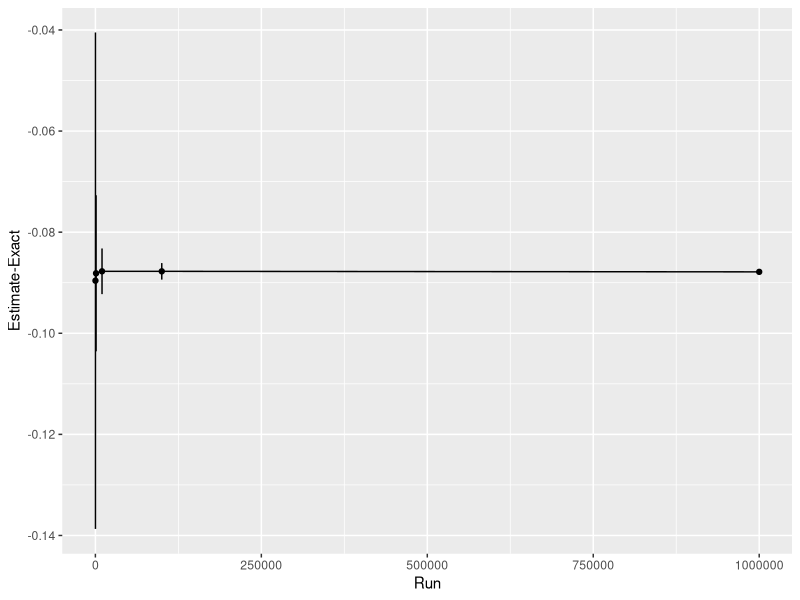
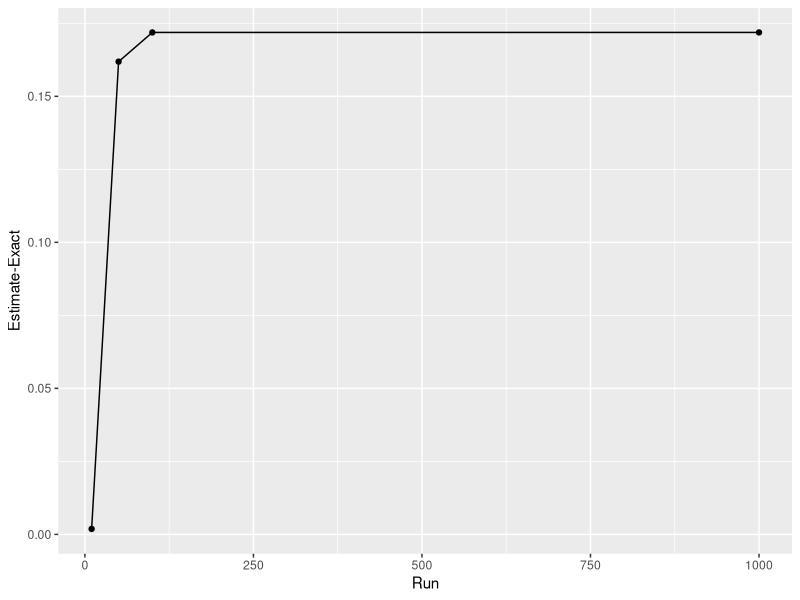

The R source for these figures, in order:
## This script is supposed to go along with a tutorial on monte carlo simulations and maximum likelihood estimators. 

# Q: Why is it 10 * √2π and not 4 * √2π?

# Goal: Estimating integral 1 up to 4 of Gamma ~ (1, 2) without calculus but with the Monte Carlo simulation method.

# How we will do it: Generate random samples from our gamma distribution of which we want to know some integral
# (some probability), then count the number of cases within a sample falling into the specified range 
# (that defines the integral) and divide them by the respective sample size. Compute the mean difference of the
# repeats from the previously computed accurate integral under the Gamma distribution (mc_exact) and its 
# standard deviation.

library(ggplot2)

# EX(modified)
reps <- 100 # number of repeats 
mc_exact = pgamma(q=4, shape=1, scale=2) - pgamma(q=1, shape=1, scale=2) 

accuracy_n <- matrix( 
  integer(10),         # the data elements 
  nrow=5,              # number of rows 
  ncol=3,              # number of columns 
  byrow = TRUE)        # fill matrix by rows 

n_samples <- c(100, 1000, 10000, 100000, 1000000) # sample sizes

for (r in 1:nrow(accuracy_n)) {
  mc_integral <- integer(reps) # vector with 100 entries
  
  for (rep in 1:reps) {
    sims <- rgamma(n_samples[r], shape = 1, scale = 2) # simulate n_samples samples from a Gamma distribution 
                                                       # with above specified properties
    
    mc_integral[rep] <- sum(sims >= 1 & sims <= 3)/n_samples[r] # compute proportion of samples in the specified range
  }
  
  for (c in 1:ncol(accuracy_n)) { 
    if (c == 1) {
      # enter sample size into first column of result matrix
      accuracy_n[r,c] <- n_samples[r]
    } else if (c == 2) {
      # enter mean accuracy into second column of result matrix
      accuracy_n[r,c] <- mean(mc_integral - mc_exact)
    } else if (c == 3) {
      # enter sd accuracy into second column of result matrix
      accuracy_n[r,c] <- sd(mc_integral - mc_exact)
    }
  }
}

# make a dataframe out of the columns of the matrix for convenience
df = data.frame(ssize = accuracy_n[, 1], mean = accuracy_n[, 2], sd = accuracy_n[, 3]) 

ggplot(df, aes(x=ssize, y=mean)) + 
  geom_line() +
  geom_point() +
  geom_errorbar(aes(ymin=mean-sd, ymax=mean+sd), width=.2,
                position=position_dodge(0.05)) + 
  ylab("Estimate-Exact") +
  xlab("Run")

# Could be improved by running the simulation of a sample of 100/1000/.. multiple times and 
# plotting their mean and standard deviation

# sample() is used to sample from a binomial (can be used with a vector of probabilities for each
# of the options), rnorm() is used to sample from a normal

# It turns out that we are getting the probabilities reasonably approximated for Binomial distributions
# well.

# exercise

runs <- 100 # number of simulations to run
flips_per_experiment <- c(10, 50, 100, 1000)
mc_exact <- pbinom(3, 10, 0.5, lower.tail=FALSE)

sample_sizes <- integer(length(flips_per_experiment)) 
accuracy <- integer(length(flips_per_experiment))

for (i in 1:length(flips_per_experiment)) {
  sample_sizes[i] <- flips_per_experiment[i]
  greater_than_three <- integer(runs)
  for ( j in 1:runs ) {
    coin_flips <- sample(c(0,1), sample_sizes[i], replace=T, prob=c(0.5, 0.5))
    compare_value <- 3/10 * sample_sizes[i]
    greater_than_three[j] <- ( sum(coin_flips) > compare_value )
  }
  accuracy[i] <- ( sum(greater_than_three)/runs ) - mc_exact
}

library(ggplot2)

df = data.frame(sample_sizes, accuracy)

ggplot(df, aes(x=sample_sizes, y=accuracy)) + 
  geom_line() +
  geom_point() +
  ylab("Estimate-Exact") +
  xlab("Run")

# I am unsure if this is correct. With increasing size of the single samples, I get an increasing 
# number of samples with a number of heads greater than 3/10 of their size, which is why accuracy 
# decreases! This can't be correct!